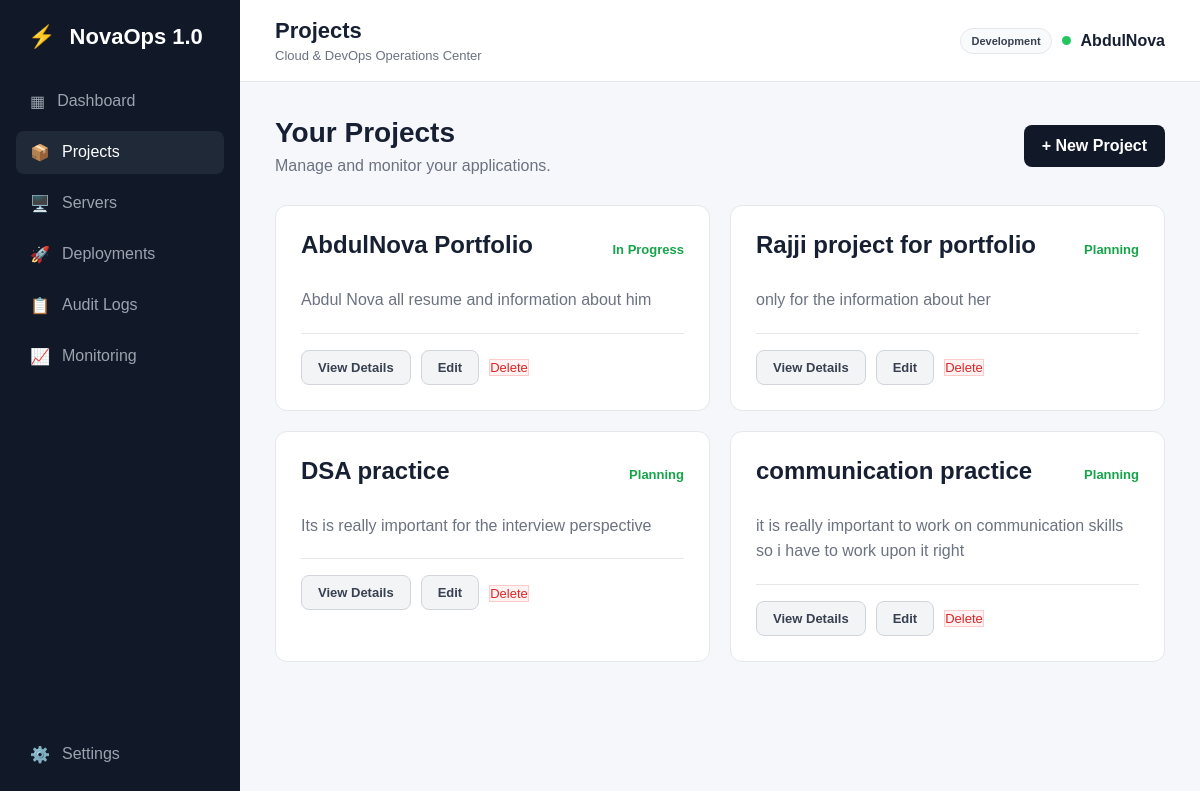
The app's page /projects with its own data.
### app.py (models this page shows)
class AppSetting(db.Model):
    id = db.Column(db.Integer, primary_key=True)
    key = db.Column(db.String(100), unique=True, nullable=False)
    value = db.Column(db.String(255), nullable=False)

class Project(db.Model):
    id = db.Column(
        db.Integer,
        primary_key=True
    )
    name = db.Column(
        db.String(100),
        nullable=False
    )
    description = db.Column(
        db.Text,
        nullable=False
    )
    status = db.Column(
        db.String(50),
        nullable=False
    )
    servers = db.relationship(
        "Server",
        backref="project",
        lazy=True
    )

### app.py (the view)
@app.route("/projects")
def projects():
    projects = Project.query.order_by(
        Project.id.desc()
    ).all()
    return render_template(
        "projects.html",
        projects=projects
    )

### app.py (called while the page is built)
@app.context_processor
def inject_app_settings():
    stored_settings = {
        setting.key: setting.value
        for setting in AppSetting.query.all()
    }
    try:
        refresh_seconds = int(
            stored_settings.get("monitoring_refresh_seconds", "0")
        )
    except ValueError:
        refresh_seconds = 0
    return {
        "app_name": stored_settings.get("app_name", "NovaOps 1.0"),
        "environment_label": stored_settings.get(
            "environment_label", "Development"
        ),
        "monitoring_refresh_seconds": refresh_seconds
    }

### templates/projects.html (shortened to what this page needs)
{% extends "base.html" %}
{% block page_title %}
Projects
{% endblock %}
{% block content %}
<div class="welcome">
    <div>
        <h1>Your Projects</h1>
        <p>Manage and monitor your applications.</p>
    </div>
    <a href="{{ url_for('new_project') }}" class="primary-btn">
        + New Project
    </a>
</div>
<div class="projects-grid">
    {% for project in projects %}
    <div class="project-card">
        <div class="project-header">
            <h2>{{ project.name }}</h2>
            <span class="project-status">
                {{ project.status }}
            </span>
        </div>
        <p>
            {{ project.description }}
        </p>
        <div class="project-actions">
            <a href="{{ url_for('project_detail', project_id=project.id) }}" class="secondary-btn">
                View Details
            </a>
            <a href="{{ url_for('edit_project', project_id=project.id) }}" class="secondary-btn">
                Edit
            </a>
            <form action="{{ url_for('delete_project', project_id=project.id) }}" method="POST"
                onsubmit="return confirm('Are you sure you want to delete this project?');">
                <button type="submit" class="danger-btn">
                    Delete
                </button>
            </form>
        </div>
    </div>
    {% endfor %}
</div>
{% endblock %}

### templates/base.html (shortened to what this page needs)
<!DOCTYPE html>
<html lang="en">
<head>
    <link rel="stylesheet" href="{{ url_for('static', filename='css/style.css') }}">
</head>
<body>
    <div class="app">
        <aside class="sidebar">
            <div class="logo">
                <span>⚡</span>
                {{ app_name }}
            </div>
            <nav class="navigation">
                <a href="{{ url_for('dashboard') }}"
                    class="nav-item {% if request.endpoint == 'dashboard' %}active{% endif %}">
                    <span class="nav-icon">▦</span>
                    <span>Dashboard</span>
                </a>
                <a href="{{ url_for('projects') }}"
                    class="nav-item {% if request.endpoint in ['projects', 'new_project', 'edit_project', 'project_detail'] %}active{% endif %}">
                    <span class="nav-icon">📦</span>
                    <span>Projects</span>
                </a>
                <a href="{{ url_for('servers') }}"
                    class="nav-item {% if request.endpoint in ['servers', 'new_server', 'edit_server'] %}active{% endif %}">
                    <span class="nav-icon">🖥️</span>
                    <span>Servers</span>
                </a>
                <a href="{{ url_for('deployments') }}"
                    class="nav-item {% if request.endpoint in ['deployments', 'new_deployment', 'edit_deployment'] %}active{% endif %}">
                    <span class="nav-icon">🚀</span>
                    <span>Deployments</span>
                </a>
                <a href="{{ url_for('audit_logs') }}"
                    class="nav-item {% if request.endpoint == 'audit_logs' %}active{% endif %}">
                    <span class="nav-icon">📋</span>
                    <span>Audit Logs</span>
                </a>
                <a href="{{ url_for('monitoring') }}"
                    class="nav-item {% if request.endpoint == 'monitoring' %}active{% endif %}">
                    <span class="nav-icon">📈</span>
                    <span>Monitoring</span>
                </a>
            </nav>
            <div class="sidebar-bottom">
                <a href="{{ url_for('settings') }}"
                    class="nav-item {% if request.endpoint == 'settings' %}active{% endif %}">
                    <span class="nav-icon">⚙️</span>
                    <span>Settings</span>
                </a>
            </div>
        </aside>
        <main class="main">
            <header class="navbar">
                <div>
                    <h2>
                        {% block page_title %}{% endblock %}
                    </h2>
                    <p>Cloud &amp; DevOps Operations Center</p>
                </div>
                <div class="user-section">
                    <span class="environment-badge">
                        {{ environment_label }}
                    </span>
                    <div class="status-dot"></div>
                    <span>AbdulNova</span>
                </div>
            </header>
            <section class="content">
                {% block content %}
                {% endblock %}
            </section>
        </main>
    </div>
</body>
</html>

### static/css/style.css (style rules this page uses)
* { margin: 0; padding: 0; box-sizing: border-box; }
body { font-family: Arial, sans-serif; background: #f5f7fb; color: #172033; }
.app { display: flex; min-height: 100vh; }
.sidebar { width: 240px; background: #111827; color: white; padding: 24px 16px; display: flex; flex-direction: column; }
.logo { font-size: 22px; font-weight: bold; padding: 0 12px 30px; }
.logo span { margin-right: 8px; }
.navigation { display: flex; flex-direction: column; gap: 8px; }
.nav-item { text-decoration: none; color: #9ca3af; padding: 12px 14px; border-radius: 8px; display: flex; gap: 12px; transition: 0.2s; }
.nav-item:hover, .nav-item.active { background: #1f2937; color: white; }
.sidebar-bottom { margin-top: auto; }
.main { flex: 1; min-width: 0; }
.navbar { height: 82px; background: white; border-bottom: 1px solid #e5e7eb; display: flex; align-items: center; justify-content: space-between; padding: 0 35px; }
.navbar h2 { font-size: 22px; }
.navbar p { color: #6b7280; font-size: 13px; margin-top: 4px; }
.user-section { display: flex; align-items: center; gap: 10px; font-weight: 600; }
.status-dot { width: 9px; height: 9px; background: #22c55e; border-radius: 50%; }
.content { padding: 35px; max-width: 1600px; }
.welcome { display: flex; justify-content: space-between; align-items: center; margin-bottom: 30px; }
.welcome h1 { font-size: 28px; margin-bottom: 8px; }
.welcome p { color: #6b7280; }
.primary-btn { display: inline-flex; align-items: center; justify-content: center; border: none; background: #111827; color: white; padding: 12px 18px; border-radius: 8px; cursor: pointer; font-weight: 600; text-decoration: none; transition: 0.2s; }
.projects-grid { display: grid; grid-template-columns: repeat(2, minmax(0, 1fr)); gap: 20px; }
.project-card { background: white; border: 1px solid #e5e7eb; border-radius: 12px; padding: 25px; transition: 0.2s; }
.project-header { display: flex; justify-content: space-between; align-items: center; margin-bottom: 20px; }
.project-status { color: #16a34a; font-size: 13px; font-weight: 600; }
.project-card h2 { margin-bottom: 8px; }
.project-card p { color: #6b7280; line-height: 1.6; }
.project-actions { display: flex; align-items: center; gap: 10px; margin-top: 20px; padding-top: 16px; border-top: 1px solid #e5e7eb; }
.project-actions a { display: inline-flex; align-items: center; justify-content: center; padding: 9px 16px; border-radius: 8px; font-size: 13px; font-weight: 600; text-decoration: none; transition: 0.2s; }
.secondary-btn { background: #f3f4f6; color: #374151; border: 1px solid #d1d5db; }
.danger-btn { background: #fef2f2; color: #dc2626; border: 1px solid #fecaca; }
.project-actions form { margin: 0; }
.project-actions .danger-btn { cursor: pointer; font-family: inherit; font-size: 13px; }
.environment-badge { padding: 6px 10px; border: 1px solid #e5e7eb; border-radius: 20px; background: #f9fafb; color: #374151; font-size: 11px; font-weight: 700; white-space: nowrap; }

### records on screen
AppSetting: value "NovaOps 1.0"
AppSetting: value "Development"
Project: name "AbdulNova Portfolio", status "In Progress", description "Abdul Nova all resume and information about him"
Project: name "Rajji project for portfolio", status "Planning", description "only for the information about her"
Project: name "DSA practice", status "Planning", description "Its is really important for the interview perspective"
Project: name "communication practice", status "Planning", description "it is really important to work on communication skills so i have to work upon it right"
